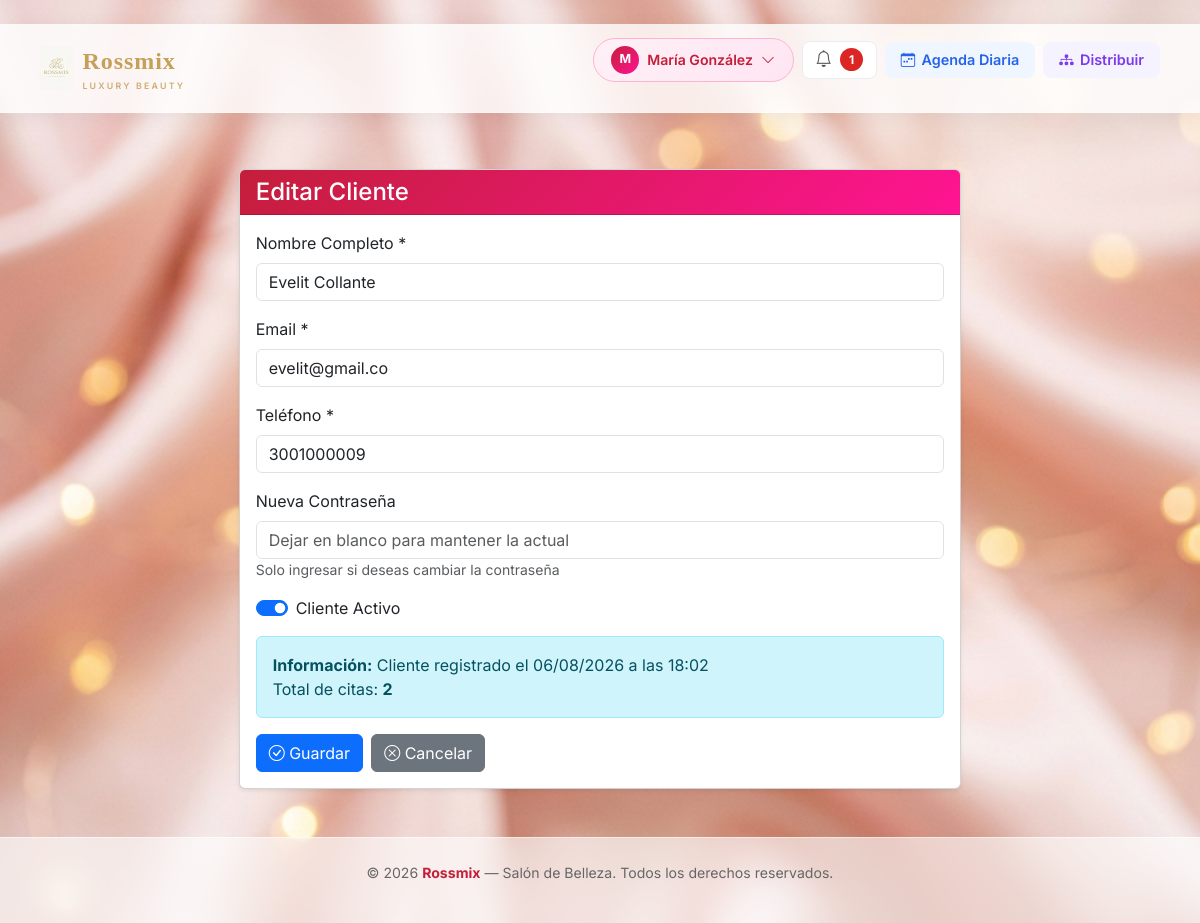
Page /admin/clientes/editar/5 (signed in) on the committed database.
### app/models/usuario.py (models this page shows, shortened)
class Usuario(db.Model):
    __tablename__ = 'usuario'
    id = db.Column(db.Integer, primary_key=True)
    nombre = db.Column(db.String(100), nullable=False)
    email = db.Column(db.String(150), unique=True, nullable=False)
    telefono = db.Column(db.String(20), nullable=False)
    password = db.Column(db.String(200), nullable=False)
    tipo_usuario = db.Column(db.String(20), nullable=False)  # 'cliente' | 'admin' | 'especialista'
    fecha_registro = db.Column(db.DateTime, default=datetime.utcnow)
    activo = db.Column(db.Boolean, default=True)
    id_empleado = db.Column(db.Integer, db.ForeignKey('empleados.id_empleado', ondelete='SET NULL'), nullable=True)
    empleado_vinculado = db.relationship('Empleado', foreign_keys=[id_empleado], backref='usuario_cuenta', uselist=False)
    citas = db.relationship('Cita', backref='cliente', lazy=True, foreign_keys='Cita.id_cliente')
    notificaciones = db.relationship('Notificacion', backref='usuario', lazy=True)

### app/views/admin/clientes.py (the view, shortened to what this page needs)
@admin_bp.route('/clientes/editar/<int:id_cliente>', methods=['GET', 'POST'])
@admin_required
def clientes_editar(id_cliente):
    cliente = Usuario.query.get_or_404(id_cliente)
    is_ajax = request.headers.get('X-Requested-With') == 'XMLHttpRequest'
    return render_template('admin/clientes_form.html', cliente=cliente)

### app/templates/admin/clientes_form.html (shortened to what this page needs)
﻿{% extends 'base.html' %}
{% block content %}
<div class="container mt-4">
    <div class="row justify-content-center">
        <div class="col-md-8">
            <div class="card shadow-sm">
                <div class="card-header" style="background: linear-gradient(135deg, #c41e3a, #ff1493); color: white;">
                    <h4 class="mb-0">Editar Cliente</h4>
                </div>
                <div class="card-body">
                    <form method="POST">
                        <div class="mb-3">
                            <label for="nombre" class="form-label">Nombre Completo *</label>
                            <input type="text" class="form-control" id="nombre" name="nombre"
                                   value="{{ cliente.nombre }}" required>
                        </div>
                        <div class="mb-3">
                            <label for="email" class="form-label">Email *</label>
                            <input type="email" class="form-control" id="email" name="email"
                                   value="{{ cliente.email }}" required>
                        </div>
                        <div class="mb-3">
                            <label for="telefono" class="form-label">Teléfono *</label>
                            <input type="tel" class="form-control" id="telefono" name="telefono"
                                   value="{{ cliente.telefono }}" required>
                        </div>
                        <div class="mb-3">
                            <label for="nueva_password" class="form-label">Nueva Contraseña</label>
                            <input type="password" class="form-control" id="nueva_password" name="nueva_password"
                                   placeholder="Dejar en blanco para mantener la actual">
                            <small class="text-muted">Solo ingresar si deseas cambiar la contraseña</small>
                        </div>
                        <div class="mb-3">
                            <div class="form-check form-switch">
                                <input class="form-check-input" type="checkbox" id="activo" name="activo"
                                       {% if cliente.activo %}checked{% endif %}>
                                <label class="form-check-label" for="activo">
                                    Cliente Activo
                                </label>
                            </div>
                        </div>
                        <div class="alert alert-info">
                            <strong>Información:</strong> Cliente registrado el {{ cliente.fecha_registro.strftime('%d/%m/%Y a las %H:%M') if cliente.fecha_registro else 'N/A' }}
                            <br>Total de citas: <strong>{{ cliente.citas|length }}</strong>
                        </div>
                        <div class="d-flex gap-2">
                            <button type="submit" class="btn btn-primary">
                                <i class="bi bi-check-circle"></i> Guardar
                            </button>
                            <a href="{{ url_for('admin_clientes') }}" class="btn btn-secondary">
                                <i class="bi bi-x-circle"></i> Cancelar
                            </a>
                        </div>
                    </form>
                </div>
            </div>
        </div>
    </div>
</div>
{% endblock %}

### app/templates/base.html (shortened to what this page needs)
<!DOCTYPE html>
<html lang="es">
<head>
    <link rel="stylesheet" href="https://cdn.jsdelivr.net/npm/bootstrap-icons@1.11.3/font/bootstrap-icons.min.css">
    <link rel="stylesheet" href="https://cdn.jsdelivr.net/npm/bootstrap@5.3.2/dist/css/bootstrap.min.css">
</head>
<body>
<nav>
    <div class="nav-inner">
        <a href="{{ url_for('main.index') }}" class="logo">
            <img src="{{ url_for('static', filename='images/logo_rossmix.jpg') }}" alt="Rossmix Luxury Beauty">
            <span class="logo-text">Rossmix<small>Luxury Beauty</small></span>
        </a>
        <ul>
            {% if session.usuario_id %}
                <li class="profile-dropdown-wrap">
                    <a href="#" class="profile-btn" id="profileBtn">
                        <span class="avatar">{{ session.nombre[0]|upper }}</span>
                        {{ session.nombre|title }}
                        <i class="bi bi-chevron-down icon-small"></i>
                    </a>
                </li>
                <li class="nav-item-notif">
                    <a href="#" id="btnNotifs" title="Notificaciones" class="notif-button">
                        <i class="bi bi-bell icon-bell"></i>
                        {% if notificaciones_unread and notificaciones_unread > 0 %}
                            <span class="notif-count">{{ notificaciones_unread }}</span>
                        {% endif %}
                    </a>
                </li>
                {% if session.tipo_usuario == 'admin' %}
                    <li>
                        <a href="{{ url_for('admin.agenda_diaria') }}" class="nav-chip blue">
                            <i class="bi bi-calendar-week"></i> Agenda Diaria
                        </a>
                    </li>
                    <li>
                        <a href="{{ url_for('admin.citas_distribucion') }}" class="nav-chip purple">
                            <i class="bi bi-diagram-3-fill"></i> Distribuir
                        </a>
                    </li>
                {% elif session.tipo_usuario == 'especialista' %}
                    <li>
                        <a href="{{ url_for('especialista.citas_disponibles') }}" class="nav-chip pink">
                            <i class="bi bi-lightning-fill"></i> Disponibles
                        </a>
                    </li>
                {% else %}
                    <li><a href="{{ url_for('citas.agendar_paso1') }}" class="nav-chip pink"><i class="bi bi-plus-circle"></i> Agendar</a></li>
                {% endif %}
            {% else %}
                <li><a href="{{ url_for('main.index') }}">Inicio</a></li>
                <li><a href="{{ url_for('auth.login') }}">Iniciar Sesión</a></li>
                <li><a href="{{ url_for('auth.registro') }}" class="nav-chip pink">Registrarse</a></li>
            {% endif %}
        </ul>
    </div>
</nav>
<div class="page-wrap">
    {% block content %}{% endblock %}
</div>
<footer>
    <div class="footer-inner">
        <p>&copy; 2026 <strong>Rossmix</strong> — Salón de Belleza. Todos los derechos reservados.</p>
    </div>
</footer>
</body>
</html>

### rows in the picture
Usuario: nombre "María González"
Usuario: nombre "Evelit Collante", email "evelit@gmail.co", telefono "3001000009", activo "☑", fecha_registro "06/08/2026 a las 18:02"

### other values in the picture
{{ session.nombre[0]|upper }} "M"
{{ notificaciones_unread }} "1"
{{ cliente.citas|length }} "2"
